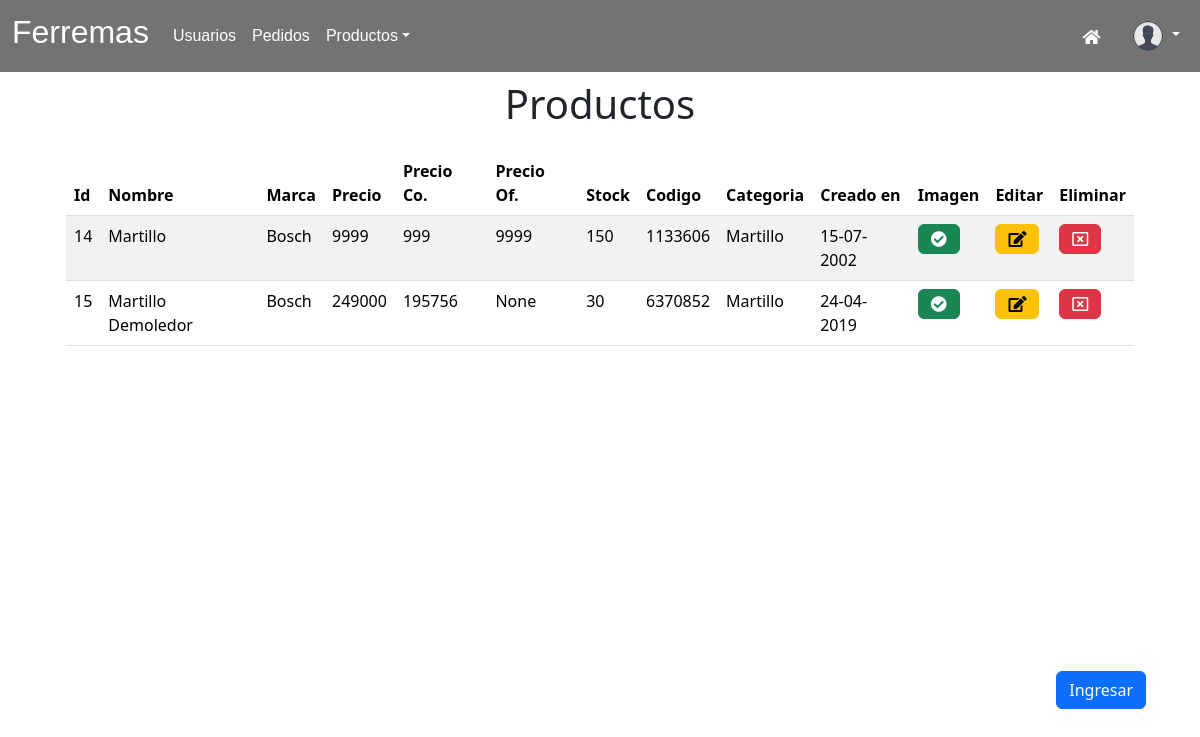
The app's page /cliente/listarProducto (signed in), older data.
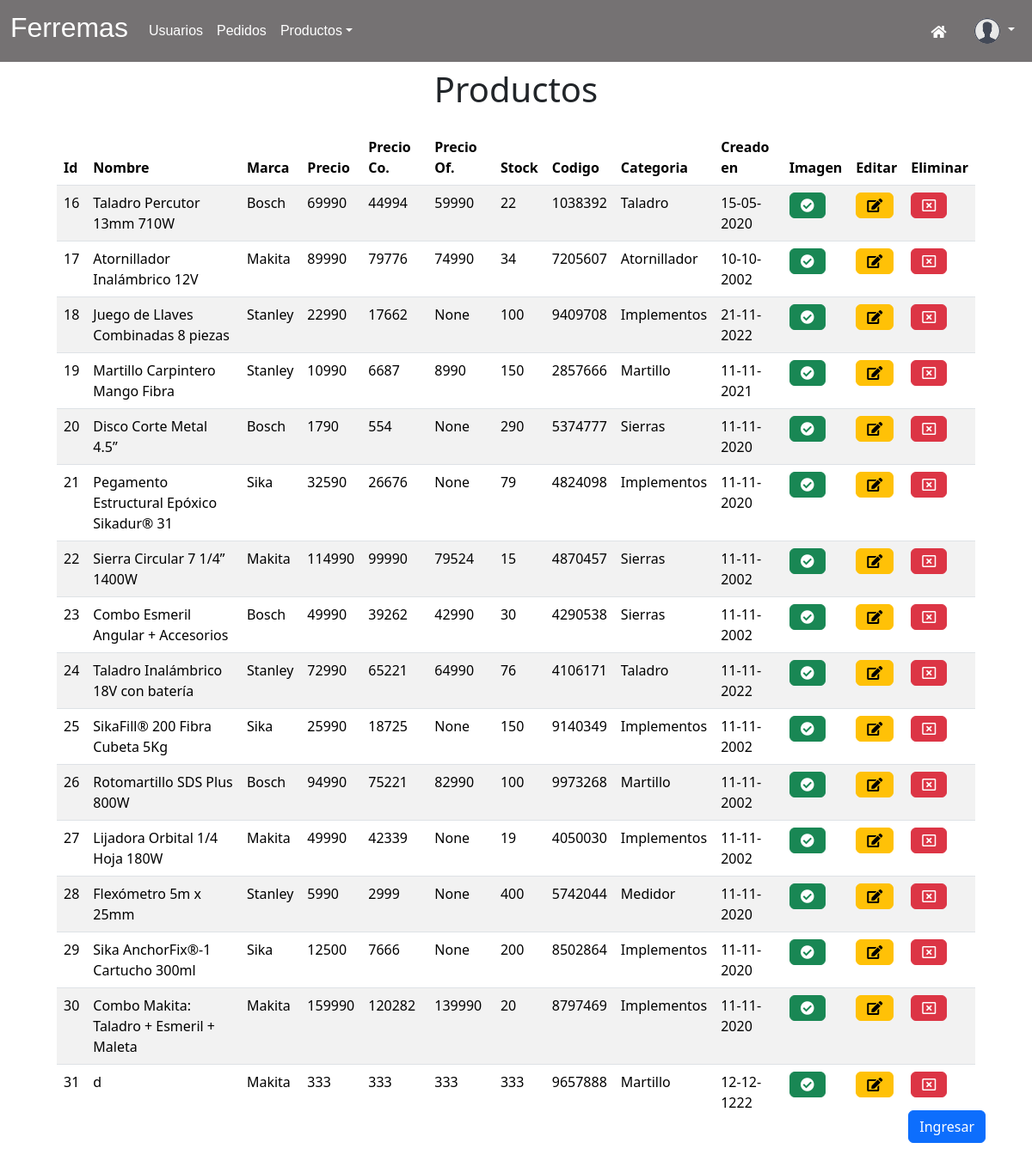
The same page, newer data.
### cliente/models.py (models this page shows, shortened)
class Producto(models.Model):
    imagen = models.ImageField(upload_to='productos/', blank=True, null=True)
    nombre = models.CharField(max_length=255)
    marca = models.ForeignKey(Marca, on_delete=models.CASCADE)
    descripcion = models.TextField(blank=True, null=True)
    precio = models.IntegerField()
    precio_Costo = models.IntegerField(blank=True, null=True)
    precio_Oferta = models.IntegerField(blank=True, null=True)
    stock = models.IntegerField()
    creado_en = models.DateField()
    codigo = models.IntegerField(blank=True, null=True)
    categoria = models.ForeignKey(Categoria, on_delete=models.CASCADE)

class Marca(models.Model):
    nombre = models.CharField(max_length=255)
    is_active = models.BooleanField(default=True)
    def __str__(self):
        return self.nombre

class Categoria(models.Model):
    nombre = models.CharField(max_length=255)
    is_active = models.BooleanField(default=True)
    def __str__(self):
        return self.nombre

### cliente/views.py (the view)
# urls.py: path('listarProducto', views.listarProducto, name='listarProducto'),
@user_passes_test(es_admin, login_url='index')
def listarProducto(request):
    listado = Producto.objects.all()
    context = {'listado': listado}
    return render(request, 'listarProducto.html', context)

### cliente/context_processor.py (called while the page is built)
def total_carrito(request):
    total = 0
    if request.user.is_authenticated:
        if "carrito" in request.session:
            for key, value in request.session["carrito"].items():
                total += int(value["precio_unitario"])
    return {"total_carrito": total}

### cliente/views.py (called while the page is built)
def es_admin(user):
    return user.is_staff

### cliente/templates/listarProducto.html (shortened to what this page needs)
{% extends "modoAdmin.html"%}
{% load static %}
{% block tituloPrincipal %} Productos {% endblock %}
{% block listado %}
        <div class="container">
            <div class="row">
              <div class="col-12">
                <div class="table-responsive"  style="overflow-y: auto; height: 65vh;" data-pattern="priority-columns">
                  <table class="table table-hover table-striped">
                    <thead>
                        <tr>
                            <th>Id</th>
                            <th>Nombre</th>
                            <th>Marca</th>
                            <th>Precio</th>
                            <th>Precio Co.</th>
                            <th>Precio Of.</th>
                            <th>Stock</th>
                            <th>Codigo</th>
                            <th>Categoria</th>
                            <th>Creado en</th>
                            <th>Imagen</th>
                            <th>Editar</th>
                            <th>Eliminar</th>
                        </tr>
                    </thead>
                    <tbody>
                        {% for item in listado  %}
                            <tr>
                                <td><div>{{ item.id }}</div></td>
                                <td><div>{{ item.nombre }}</div></td>
                                <td><div>{{ item.marca| capfirst }}</div></td>
                                <td><div>{{ item.precio }}</div></td>
                                <td><div>{{ item.precio_Costo }}</div></td>
                                <td><div>{{ item.precio_Oferta }}</div></td>
                                <td><div>{{ item.stock }}</div></td>
                                <td><div>{{ item.codigo }}</div></td>
                                <td><div>{{ item.categoria }}</div></td>
                                <td><div>{{item.creado_en|date:'d-m-Y'|capfirst }}</div></td>
                                <td><div>
                                    {% if item.imagen %}
                                        <a href="javascript:void(0);" class="btn btn-success fas fa-check-circle"></a>
                                    {% else %}
                                    <a href="javascript:void(0);" class="btn btn-danger fas fas fa-ban"></a>
                                    {% endif %}
                                </div></td>
                                <td><div><a href="{% url 'gestionarProducto' pk=item.id accion='buscar' %}" class="btn btn-warning fas fa-edit"></a></div></td>
                                <td><div><a href="{% url 'gestionarProducto' pk=item.id accion='eliminar' %}" class="btn btn-danger far fa-window-close"></a></div></td>
                            </tr>
                        {% endfor %}
                    </tbody>
                  </table>
                </div>
              </div>
            </div>
        </div>
        <div class="text-end" style="padding-bottom: 20px;">
            <a href="{% url 'registroProducto' %}" class="btn btn-primary mt-auto">Ingresar</a>
        </div>
{% endblock %}

Row changes from the older to the newer data that the page shows:
removed Producto: id "14", nombre "Martillo", marca "Bosch", precio "9999", precio_Costo "999", precio_Oferta "9999", stock "150", codigo "1133606", categoria "Martillo", creado_en "15-07-2002"
removed Producto: id "15", nombre "Martillo Demoledor", marca "Bosch", precio "249000", precio_Costo "195756", precio_Oferta "None", stock "30", codigo "6370852", categoria "Martillo", creado_en "24-04-2019"
added Producto: id "16", nombre "Taladro Percutor 13mm 710W", marca "Bosch", precio "69990", precio_Costo "44994", precio_Oferta "59990", stock "22", codigo "1038392", categoria "Taladro", creado_en "15-05-2020"
added Producto: id "17", nombre "Atornillador Inalámbrico 12V", marca "Makita", precio "89990", precio_Costo "79776", precio_Oferta "74990", stock "34", codigo "7205607", categoria "Atornillador", creado_en "10-10-2002"
added Producto: id "18", nombre "Juego de Llaves Combinadas 8 piezas", marca "Stanley", precio "22990", precio_Costo "17662", precio_Oferta "None", stock "100", codigo "9409708", categoria "Implementos", creado_en "21-11-2022"
added Producto: id "19", nombre "Martillo Carpintero Mango Fibra", marca "Stanley", precio "10990", precio_Costo "6687", precio_Oferta "8990", stock "150", codigo "2857666", categoria "Martillo", creado_en "11-11-2021"
added Producto: id "20", nombre "Disco Corte Metal 4.5”", marca "Bosch", precio "1790", precio_Costo "554", precio_Oferta "None", stock "290", codigo "5374777", categoria "Sierras", creado_en "11-11-2020"
added Producto: id "21", nombre "Pegamento Estructural Epóxico Sikadur® 31", marca "Sika", precio "32590", precio_Costo "26676", precio_Oferta "None", stock "79", codigo "4824098", categoria "Implementos", creado_en "11-11-2020"
added Producto: id "22", nombre "Sierra Circular 7 1/4” 1400W", marca "Makita", precio "114990", precio_Costo "99990", precio_Oferta "79524", stock "15", codigo "4870457", categoria "Sierras", creado_en "11-11-2002"
added Producto: id "23", nombre "Combo Esmeril Angular + Accesorios", marca "Bosch", precio "49990", precio_Costo "39262", precio_Oferta "42990", stock "30", codigo "4290538", categoria "Sierras", creado_en "11-11-2002"
added Producto: id "24", nombre "Taladro Inalámbrico 18V con batería", marca "Stanley", precio "72990", precio_Costo "65221", precio_Oferta "64990", stock "76", codigo "4106171", categoria "Taladro", creado_en "11-11-2022"
added Producto: id "25", nombre "SikaFill® 200 Fibra Cubeta 5Kg", marca "Sika", precio "25990", precio_Costo "18725", precio_Oferta "None", stock "150", codigo "9140349", categoria "Implementos", creado_en "11-11-2002"
added Producto: id "26", nombre "Rotomartillo SDS Plus 800W", marca "Bosch", precio "94990", precio_Costo "75221", precio_Oferta "82990", stock "100", codigo "9973268", categoria "Martillo", creado_en "11-11-2002"
added Producto: id "27", nombre "Lijadora Orbital 1/4 Hoja 180W", marca "Makita", precio "49990", precio_Costo "42339", precio_Oferta "None", stock "19", codigo "4050030", categoria "Implementos", creado_en "11-11-2002"
added Producto: id "28", nombre "Flexómetro 5m x 25mm", marca "Stanley", precio "5990", precio_Costo "2999", precio_Oferta "None", stock "400", codigo "5742044", categoria "Medidor", creado_en "11-11-2020"
added Producto: id "29", nombre "Sika AnchorFix®-1 Cartucho 300ml", marca "Sika", precio "12500", precio_Costo "7666", precio_Oferta "None", stock "200", codigo "8502864", categoria "Implementos", creado_en "11-11-2020"
added Producto: id "30", nombre "Combo Makita: Taladro + Esmeril + Maleta", marca "Makita", precio "159990", precio_Costo "120282", precio_Oferta "139990", stock "20", codigo "8797469", categoria "Implementos", creado_en "11-11-2020"
added Producto: id "31", nombre "d", marca "Makita", precio "333", precio_Costo "333", precio_Oferta "333", stock "333", codigo "9657888", categoria "Martillo", creado_en "12-12-1222"
